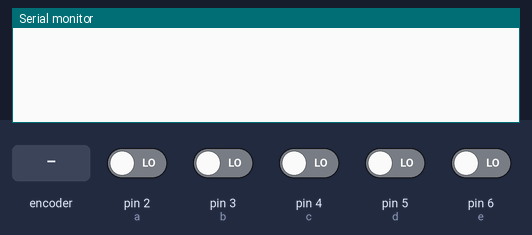
A sketch run on a simulated Arduino Uno, built with avr-gcc and run on an emulated ATmega328P. Shown: the last lines printed to the serial monitor. The test bench sets the inputs (shaded band); at power-on: pin 2 (a), pin 3 (b), pin 4 (c), pin 5 (d), pin 6 (e) LOW.

Above: at 1.2 s.
1.3 s: rotary encoder on pin 2 (a) / pin 3 (b) turned 1 step (first pin leading)
At 2.2 s:
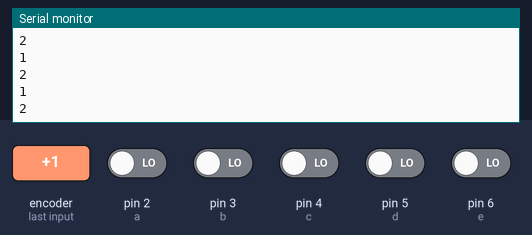
3.0 s: pin 4 (c) driven HIGH
At 3.8 s:
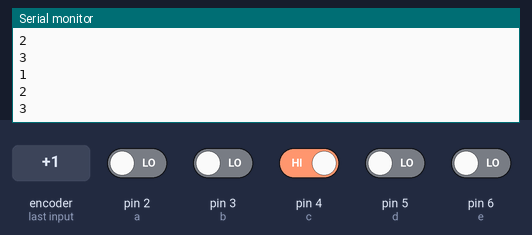
4.5 s: pin 5 (d) driven HIGH
6.0 s: pin 6 (e) driven HIGH
Timing chart, 0 to 8.5 s (numbered marks = the images above; inputs shaded):
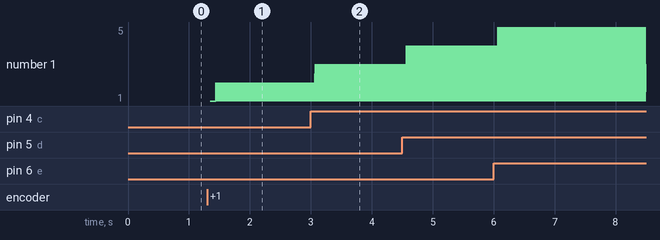

Measured:
- after the input at 1.3 s, the serial monitor: prints a new line after 0.05 s (image 1)
- after the input at 3.0 s, the serial monitor: prints a new line after 0.07 s (image 2)

The sketch:

IR_test.ino
```cpp
int a=2,b=3,c=4,d=5,e=6;

void setup() {
pinMode(a, INPUT);
pinMode(b, INPUT);
pinMode(c, INPUT);
pinMode(d, INPUT);
pinMode(e, INPUT);
Serial.begin(9600);
}
void set ()
{
if(digitalRead(a)== 1){Serial.println("1");}
if(digitalRead(b)== 1){Serial.println("2");}
if(digitalRead(c)== 1){Serial.println("3");}
if(digitalRead(d)== 1){Serial.println("4");}
if(digitalRead(e)== 1){Serial.println("5");}
}

void loop() {
  set();

}
```
